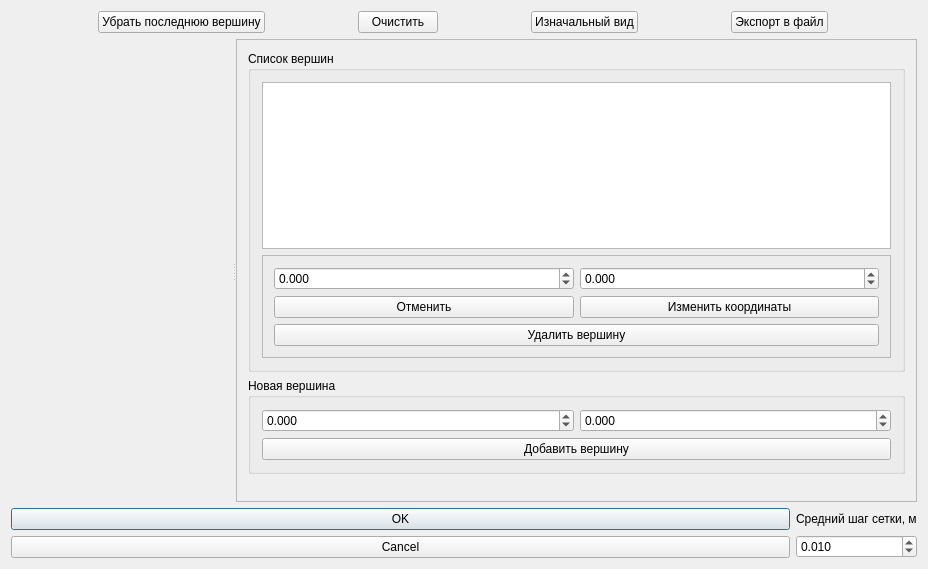
<?xml version="1.0" encoding="UTF-8"?>
<ui version="4.0">
 <class>VWindowPolygon</class>
 <widget class="QMainWindow" name="VWindowPolygon">
  <property name="windowModality">
   <enum>Qt::WindowModal</enum>
  </property>
  <property name="geometry">
   <rect>
    <x>0</x>
    <y>0</y>
    <width>928</width>
    <height>569</height>
   </rect>
  </property>
  <property name="windowTitle">
   <string>Задание границ слоя</string>
  </property>
  <widget class="QWidget" name="centralWidget">
   <property name="sizePolicy">
    <sizepolicy hsizetype="Preferred" vsizetype="Preferred">
     <horstretch>0</horstretch>
     <verstretch>0</verstretch>
    </sizepolicy>
   </property>
   <layout class="QVBoxLayout" name="verticalLayout_5">
    <item>
     <layout class="QHBoxLayout" name="horizontalLayout">
      <item>
       <widget class="QPushButton" name="undoButton">
        <property name="sizePolicy">
         <sizepolicy hsizetype="Fixed" vsizetype="Fixed">
          <horstretch>0</horstretch>
          <verstretch>0</verstretch>
         </sizepolicy>
        </property>
        <property name="text">
         <string>Убрать последнюю вершину</string>
        </property>
       </widget>
      </item>
      <item>
       <widget class="QPushButton" name="clearButton">
        <property name="sizePolicy">
         <sizepolicy hsizetype="Fixed" vsizetype="Fixed">
          <horstretch>0</horstretch>
          <verstretch>0</verstretch>
         </sizepolicy>
        </property>
        <property name="text">
         <string>Очистить</string>
        </property>
       </widget>
      </item>
      <item>
       <widget class="QPushButton" name="resetViewButton">
        <property name="sizePolicy">
         <sizepolicy hsizetype="Fixed" vsizetype="Fixed">
          <horstretch>0</horstretch>
          <verstretch>0</verstretch>
         </sizepolicy>
        </property>
        <property name="text">
         <string>Изначальный вид</string>
        </property>
       </widget>
      </item>
      <item>
       <widget class="QPushButton" name="exportButton">
        <property name="sizePolicy">
         <sizepolicy hsizetype="Fixed" vsizetype="Fixed">
          <horstretch>0</horstretch>
          <verstretch>0</verstretch>
         </sizepolicy>
        </property>
        <property name="text">
         <string>Экспорт в файл</string>
        </property>
       </widget>
      </item>
     </layout>
    </item>
    <item>
     <widget class="QSplitter" name="splitter">
      <property name="sizePolicy">
       <sizepolicy hsizetype="Expanding" vsizetype="Expanding">
        <horstretch>0</horstretch>
        <verstretch>0</verstretch>
       </sizepolicy>
      </property>
      <property name="orientation">
       <enum>Qt::Horizontal</enum>
      </property>
      <widget class="QCustomPlot" name="plotWidget" native="true">
       <property name="sizePolicy">
        <sizepolicy hsizetype="Expanding" vsizetype="Expanding">
         <horstretch>0</horstretch>
         <verstretch>0</verstretch>
        </sizepolicy>
       </property>
      </widget>
      <widget class="QFrame" name="verticesFrame">
       <property name="frameShape">
        <enum>QFrame::StyledPanel</enum>
       </property>
       <property name="frameShadow">
        <enum>QFrame::Raised</enum>
       </property>
       <layout class="QVBoxLayout" name="verticalLayout_3">
        <item>
         <widget class="QGroupBox" name="verticesEditBox">
          <property name="title">
           <string>Список вершин</string>
          </property>
          <layout class="QVBoxLayout" name="verticalLayout_2">
           <item>
            <widget class="QListWidget" name="verticesListWidget"/>
           </item>
           <item>
            <widget class="QFrame" name="vertexEditFrame">
             <property name="frameShape">
              <enum>QFrame::StyledPanel</enum>
             </property>
             <property name="frameShadow">
              <enum>QFrame::Raised</enum>
             </property>
             <layout class="QVBoxLayout" name="verticalLayout_6">
              <item>
               <layout class="QHBoxLayout" name="horizontalLayout_4">
                <item>
                 <widget class="QDoubleSpinBox" name="changeXSpinBox">
                  <property name="decimals">
                   <number>3</number>
                  </property>
                  <property name="minimum">
                   <double>-20.000000000000000</double>
                  </property>
                  <property name="maximum">
                   <double>20.000000000000000</double>
                  </property>
                  <property name="singleStep">
                   <double>0.010000000000000</double>
                  </property>
                 </widget>
                </item>
                <item>
                 <widget class="QDoubleSpinBox" name="changeYSpinBox">
                  <property name="decimals">
                   <number>3</number>
                  </property>
                  <property name="minimum">
                   <double>-20.000000000000000</double>
                  </property>
                  <property name="maximum">
                   <double>20.000000000000000</double>
                  </property>
                  <property name="singleStep">
                   <double>0.010000000000000</double>
                  </property>
                 </widget>
                </item>
               </layout>
              </item>
              <item>
               <layout class="QHBoxLayout" name="horizontalLayout_5">
                <item>
                 <widget class="QPushButton" name="restoreCoordsButton">
                  <property name="enabled">
                   <bool>true</bool>
                  </property>
                  <property name="text">
                   <string>Отменить</string>
                  </property>
                 </widget>
                </item>
                <item>
                 <widget class="QPushButton" name="changeCoordsButton">
                  <property name="enabled">
                   <bool>true</bool>
                  </property>
                  <property name="text">
                   <string>Изменить координаты</string>
                  </property>
                 </widget>
                </item>
               </layout>
              </item>
              <item>
               <widget class="QPushButton" name="removeVertexButton">
                <property name="text">
                 <string>Удалить вершину</string>
                </property>
               </widget>
              </item>
             </layout>
            </widget>
           </item>
          </layout>
         </widget>
        </item>
        <item>
         <widget class="QGroupBox" name="newVertexBox">
          <property name="title">
           <string>Новая вершина</string>
          </property>
          <layout class="QVBoxLayout" name="verticalLayout_4">
           <item>
            <layout class="QHBoxLayout" name="horizontalLayout_2">
             <item>
              <widget class="QDoubleSpinBox" name="addXSpinBox">
               <property name="decimals">
                <number>3</number>
               </property>
               <property name="minimum">
                <double>-20.000000000000000</double>
               </property>
               <property name="maximum">
                <double>20.000000000000000</double>
               </property>
               <property name="singleStep">
                <double>0.010000000000000</double>
               </property>
              </widget>
             </item>
             <item>
              <widget class="QDoubleSpinBox" name="addYSpinBox">
               <property name="decimals">
                <number>3</number>
               </property>
               <property name="minimum">
                <double>-20.000000000000000</double>
               </property>
               <property name="maximum">
                <double>20.000000000000000</double>
               </property>
               <property name="singleStep">
                <double>0.010000000000000</double>
               </property>
              </widget>
             </item>
            </layout>
           </item>
           <item>
            <widget class="QPushButton" name="addVertexButton">
             <property name="text">
              <string>Добавить вершину</string>
             </property>
            </widget>
           </item>
          </layout>
         </widget>
        </item>
        <item>
         <spacer name="verticalSpacer">
          <property name="orientation">
           <enum>Qt::Vertical</enum>
          </property>
          <property name="sizeHint" stdset="0">
           <size>
            <width>20</width>
            <height>40</height>
           </size>
          </property>
         </spacer>
        </item>
       </layout>
      </widget>
     </widget>
    </item>
    <item>
     <layout class="QHBoxLayout" name="horizontalLayout_3">
      <item>
       <widget class="QDialogButtonBox" name="buttonBox">
        <property name="sizePolicy">
         <sizepolicy hsizetype="Expanding" vsizetype="Fixed">
          <horstretch>0</horstretch>
          <verstretch>0</verstretch>
         </sizepolicy>
        </property>
        <property name="orientation">
         <enum>Qt::Vertical</enum>
        </property>
        <property name="standardButtons">
         <set>QDialogButtonBox::Cancel|QDialogButtonBox::Ok</set>
        </property>
        <property name="centerButtons">
         <bool>true</bool>
        </property>
       </widget>
      </item>
      <item>
       <layout class="QVBoxLayout" name="verticalLayout">
        <item>
         <widget class="QLabel" name="stepLabel">
          <property name="text">
           <string>Средний шаг сетки, м</string>
          </property>
         </widget>
        </item>
        <item>
         <widget class="QDoubleSpinBox" name="stepSpinBox">
          <property name="sizePolicy">
           <sizepolicy hsizetype="Minimum" vsizetype="Fixed">
            <horstretch>0</horstretch>
            <verstretch>0</verstretch>
           </sizepolicy>
          </property>
          <property name="decimals">
           <number>3</number>
          </property>
          <property name="minimum">
           <double>0.001000000000000</double>
          </property>
          <property name="singleStep">
           <double>0.001000000000000</double>
          </property>
          <property name="value">
           <double>0.010000000000000</double>
          </property>
         </widget>
        </item>
       </layout>
      </item>
     </layout>
    </item>
   </layout>
  </widget>
 </widget>
 <layoutdefault spacing="6" margin="11"/>
 <customwidgets>
  <customwidget>
   <class>QCustomPlot</class>
   <extends>QWidget</extends>
   <header>third_party/qcustomplot.h</header>
   <container>1</container>
  </customwidget>
 </customwidgets>
 <tabstops>
  <tabstop>undoButton</tabstop>
  <tabstop>clearButton</tabstop>
  <tabstop>resetViewButton</tabstop>
  <tabstop>exportButton</tabstop>
 </tabstops>
 <resources/>
 <connections/>
</ui>
